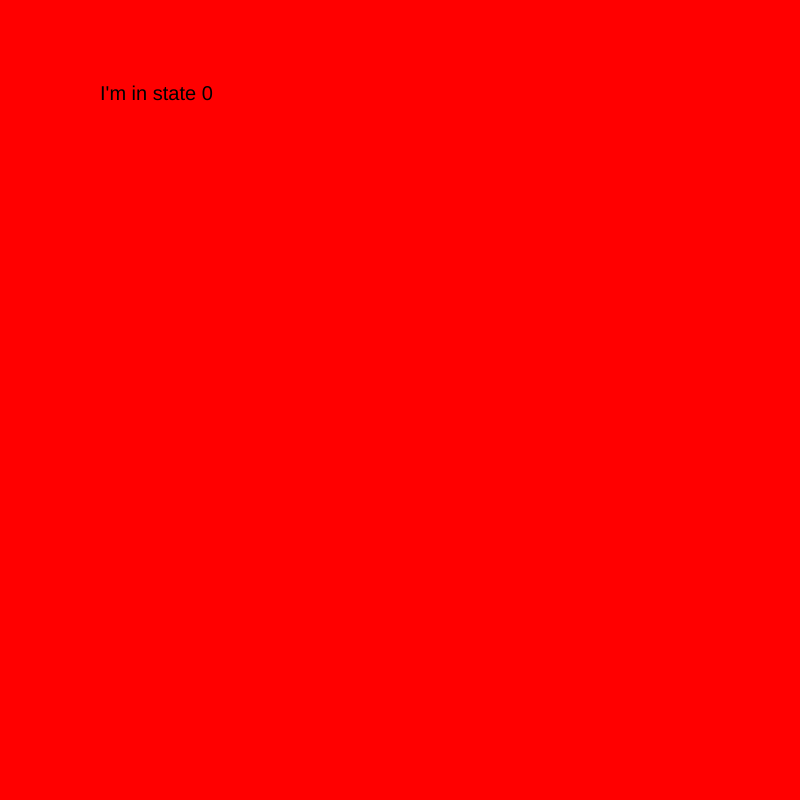
Frame 1 (no input)
Frame 60 (no input): identical to frame 1, image omitted
Frame 120 (the mouse pressed at the canvas centre since frame 60): identical to frame 1, image omitted

The p5.js sketch that drew this single still picture (run headless with seeded random() and noise() and a simulated clock; from frame 60 on, the mouse is pressed at the canvas centre):

// p5.js sketch
// ── sketch.js
var myState = 0;

function setup() {
  createCanvas(800,800) ;
}

function draw() {


  switch(myState) {

    case 0 :
    background('red') ;
    textSize(20);
    text("I'm in state 0" , 100, 100) ;
    break ;

    case 1 :
    background('orange') ;
    text("And now I've moved down 200 " , 100 ,300) ;
    break ;

    case 2 :
    background('yellow') ;
    text("I didn't like it there, so I moved back." , 100 ,100) ;

    break ;

    case 3 :
   background('green') ;
   text("Maybe I'll try moving this way...",430,100) ;
    break ;

    case 4 :
    background('blue') ;
    textSize(40);
    text("This is the end",250,400) ;
    break ;

    case 5:
    background('purple');
    textSize(30);
    text("or is it?", 250, 200);
    break;


  }
}

function mouseReleased() {
  myState = myState + 1 ;
  if (myState > 5) {
    myState = 0 ;
  }
}
